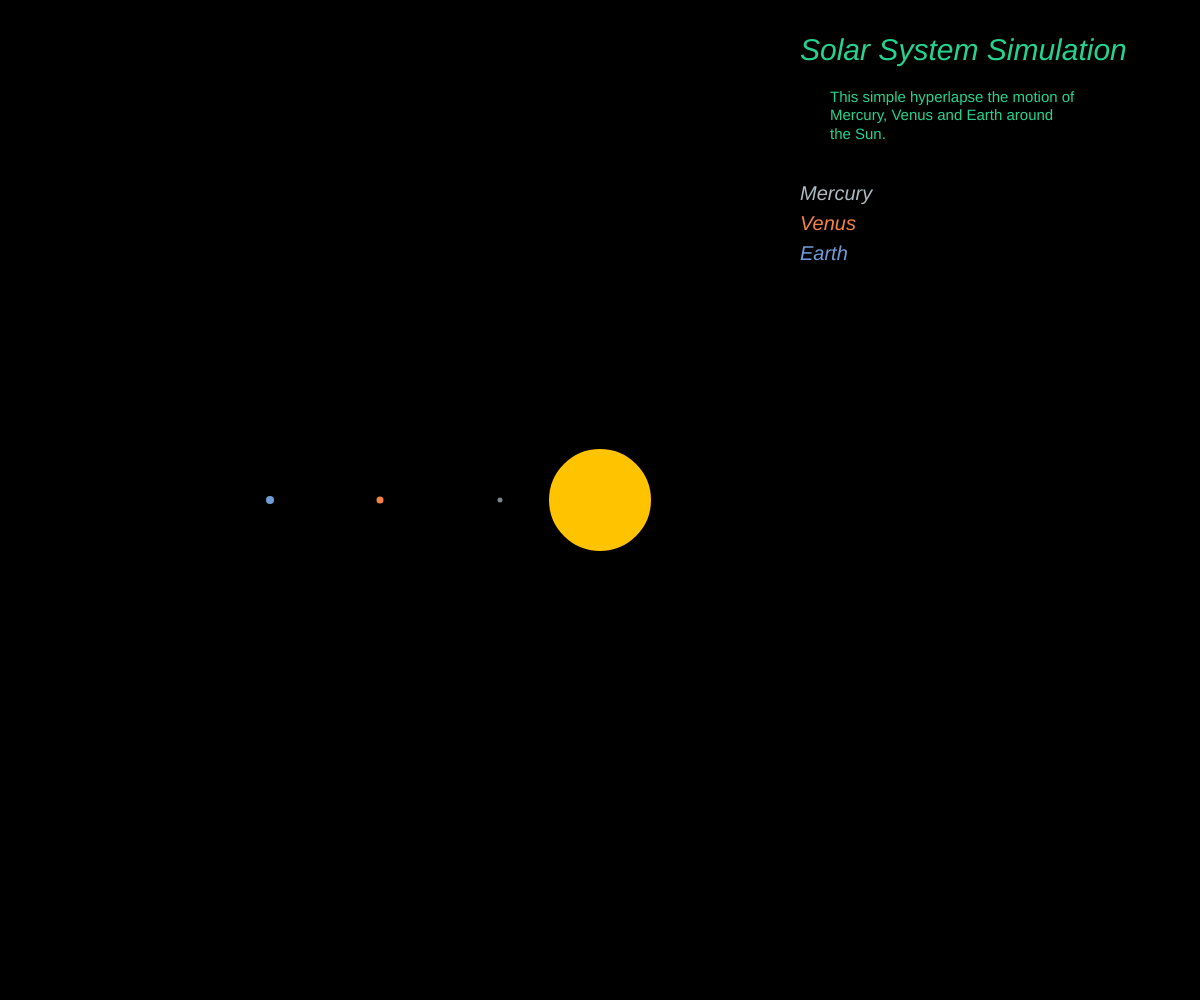
Frame 1 (no input)
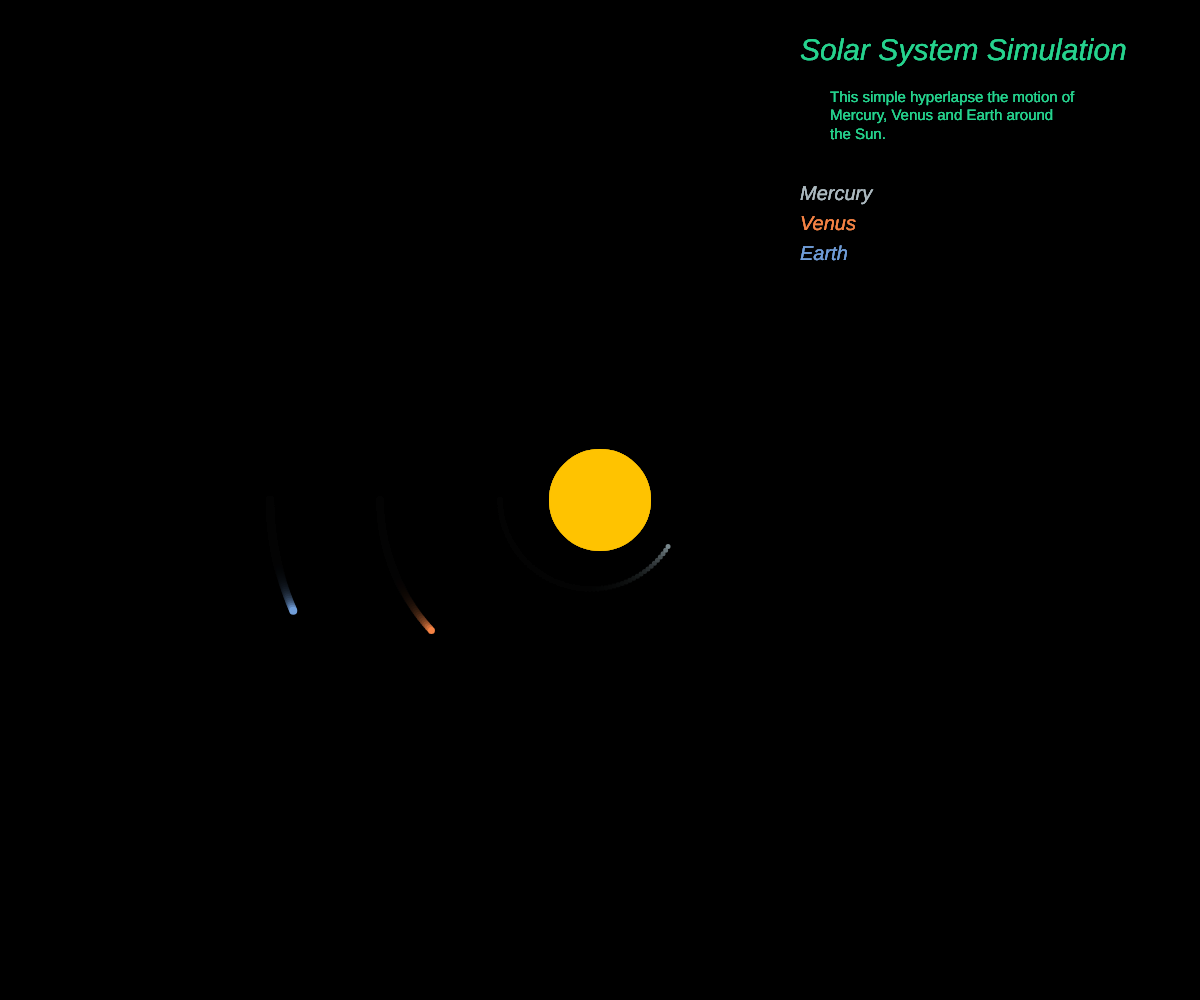
Frame 60 (no input)
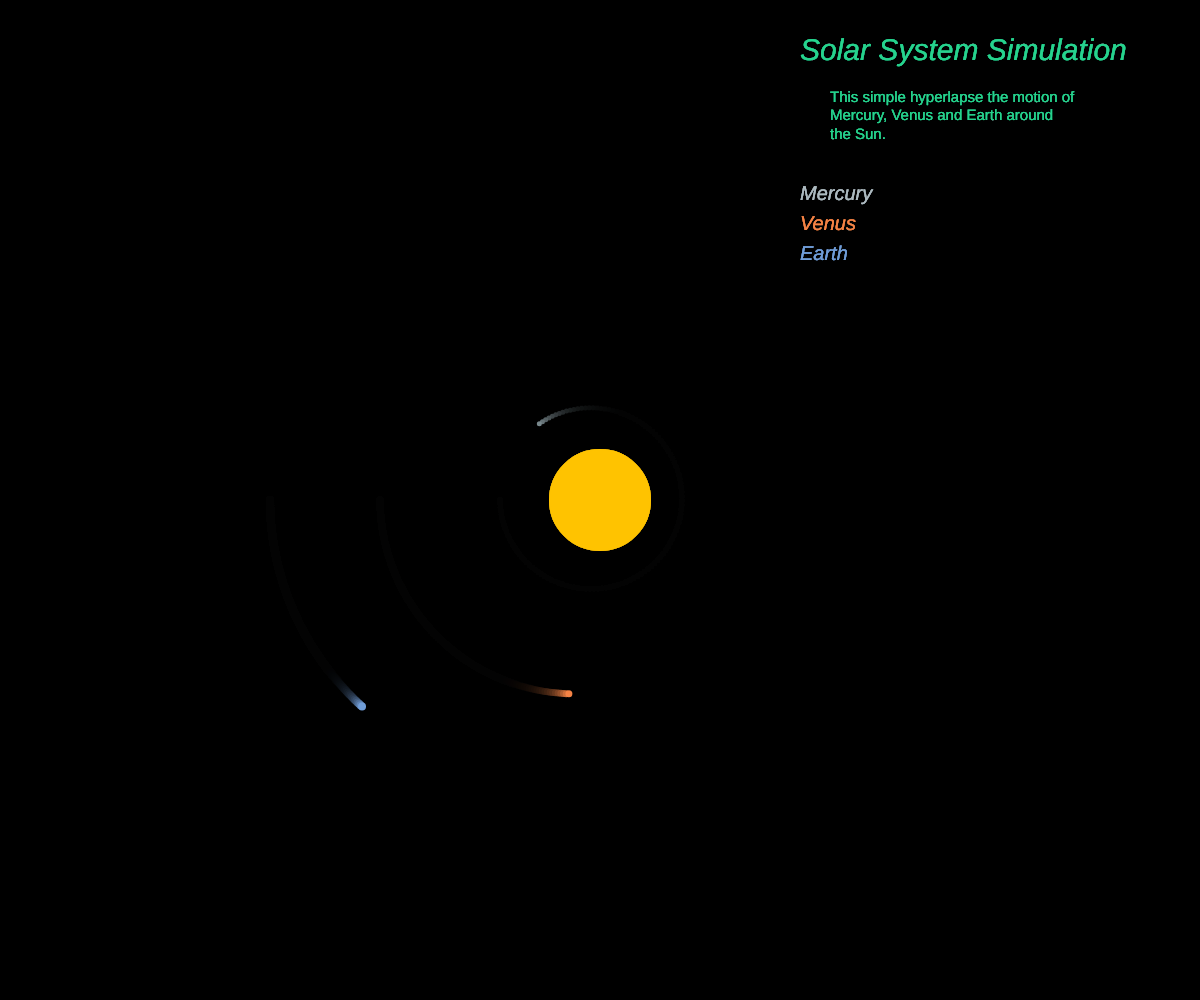
Frame 120 (the mouse pressed at the canvas centre since frame 60)

The p5.js sketch that drew these frames (run headless with seeded random() and noise() and a simulated clock; from frame 60 on, the mouse is pressed at the canvas centre):

// p5.js sketch
// ── sketch.js
var body=[];
var dt=3;
var G=.1;
var n=4;
var text1="Solar System Simulation";
var text2="This simple hyperlapse the motion of Mercury, Venus and Earth around the Sun.";
var text3="Mercury";
var text4="Venus";
var text5="Earth";

function setup(){
	var W=windowWidth;
	var H=windowHeight;
	createCanvas(W,H);
	background(0);
	body[0]=new planets(W/2,H/2,100,1600);
	body[0].col="#ffc300";
	body[1]=new planets(W/2-330,H/2,6,.005);
	body[1].col="#709dd8";
	body[2]=new planets(W/2-220,H/2,5,.002);
	body[2].col="#F58345";
	body[3]=new planets(W/2-100,H/2,3,.0005);
	body[3].col="#78878c";

	body[1].vy=.64;
	body[2].vy=.8;
	body[3].vy=1.2;
}

function draw(){
	background(0,0,0,40);
	fill("#26d38e")
	strokeWeight(0);
	textSize(30);
	textStyle(ITALIC);
	text(text1,width-400,60);

	textSize(15);
	textStyle(NORMAL);
	text(text2,width-370,90,250,500);
	
	fill("#ADBAC0")
	textSize(20);
	textStyle(ITALIC);
	text(text3,width-400,200);

	fill("#F58345")
	textSize(20);
	textStyle(ITALIC);
	text(text4,width-400,230);

	fill("#709dd8")
	textSize(20);
	textStyle(ITALIC);
	text(text5,width-400,260);

	
	for(var i=0; i<n; i++){
		body[i].display();
	}
	for(var i=0; i<n; i++){
		body[i].fx=0;
		body[i].fy=0;
		for(var j=0; j<n; j++){
			if(i!=j){
				body[i].attraction(body[j]);
			}
		}
	}

	for(var i=0; i<n; i++){
		body[i].update();
	}


}

// ── planets.js
function planets(x,y,d,m){
	this.m=m;
	this.px=x;
	this.py=y;
	this.d=d;
	this.vx=0;
	this.vy=0;
	this.fx=0;
	this.fy=0;
	this.col="#ff6a6a";
	this.attraction=function(other){
		var distance=dist(other.px,other.py,this.px,this.py);
		var f=0;
		if(dist!=0){
			f=(G*this.m*other.m)/(distance*distance);
		}
		var angle=atan2(other.py-this.py,other.px-this.px);
		this.fx+=f*cos(angle);
		this.fy+=f*sin(angle);
	};
	
	this.update = function(){
		this.vx+=(this.fx/this.m)*dt;
		this.vy+=(this.fy/this.m)*dt;

		this.px+=(this.vx*dt);
		this.py+=(this.vy*dt);

	};

	this.display = function(){
		strokeWeight(2);
		stroke(this.col);
		fill(this.col);
		ellipse(this.px,this.py,this.d,this.d);
	};

}
